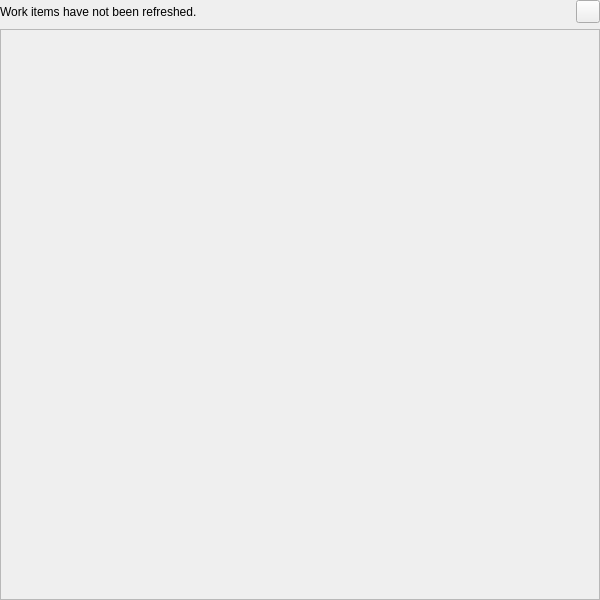
<?xml version="1.0" encoding="UTF-8"?>
<ui version="4.0">
 <class>GitlabTasksClass</class>
 <widget class="QWidget" name="GitlabTasksClass">
  <property name="geometry">
   <rect>
    <x>0</x>
    <y>0</y>
    <width>600</width>
    <height>600</height>
   </rect>
  </property>
  <property name="windowTitle">
   <string>GitLab Tasks</string>
  </property>
  <layout class="QVBoxLayout" name="verticalLayout">
   <property name="leftMargin">
    <number>0</number>
   </property>
   <property name="topMargin">
    <number>0</number>
   </property>
   <property name="rightMargin">
    <number>0</number>
   </property>
   <property name="bottomMargin">
    <number>0</number>
   </property>
   <item>
    <layout class="QHBoxLayout" name="headerLayout">
     <item>
      <widget class="QLabel" name="StatusLabel">
       <property name="text">
        <string>Work items have not been refreshed.</string>
       </property>
      </widget>
     </item>
     <item>
      <spacer name="headerSpacer">
       <property name="orientation">
        <enum>Qt::Horizontal</enum>
       </property>
       <property name="sizeHint" stdset="0">
        <size>
         <width>40</width>
         <height>20</height>
        </size>
       </property>
      </spacer>
     </item>
     <item>
      <widget class="QToolButton" name="RefreshButton">
       <property name="toolTip">
        <string>Refresh work items</string>
       </property>
       <property name="text">
        <string/>
       </property>
      </widget>
     </item>
    </layout>
   </item>
   <item>
    <widget class="QScrollArea" name="WorkItemsScrollArea">
     <property name="widgetResizable">
      <bool>true</bool>
     </property>
     <widget class="QWidget" name="WorkItemsContents">
      <property name="geometry">
       <rect>
        <x>0</x>
        <y>0</y>
        <width>580</width>
        <height>360</height>
       </rect>
      </property>
      <layout class="QVBoxLayout" name="WorkItemLayout">
       <property name="leftMargin">
        <number>0</number>
       </property>
       <property name="topMargin">
        <number>0</number>
       </property>
       <property name="rightMargin">
        <number>0</number>
       </property>
       <property name="bottomMargin">
        <number>0</number>
       </property>
       <item>
        <spacer name="BottomSpacer">
         <property name="orientation">
          <enum>Qt::Vertical</enum>
         </property>
         <property name="sizeHint" stdset="0">
          <size>
           <width>20</width>
           <height>40</height>
          </size>
         </property>
        </spacer>
       </item>
      </layout>
     </widget>
    </widget>
   </item>
  </layout>
 </widget>
 <layoutdefault spacing="6" margin="11"/>
 <resources/>
 <connections>
  <connection>
   <sender>RefreshButton</sender>
   <signal>clicked()</signal>
   <receiver>GitlabTasksClass</receiver>
   <slot>RefreshWorkItems()</slot>
   <hints>
    <hint type="sourcelabel">
     <x>570</x>
     <y>18</y>
    </hint>
    <hint type="destinationlabel">
     <x>300</x>
     <y>200</y>
    </hint>
   </hints>
  </connection>
 </connections>
 <slots>
  <slot>RefreshWorkItems()</slot>
 </slots>
</ui>
